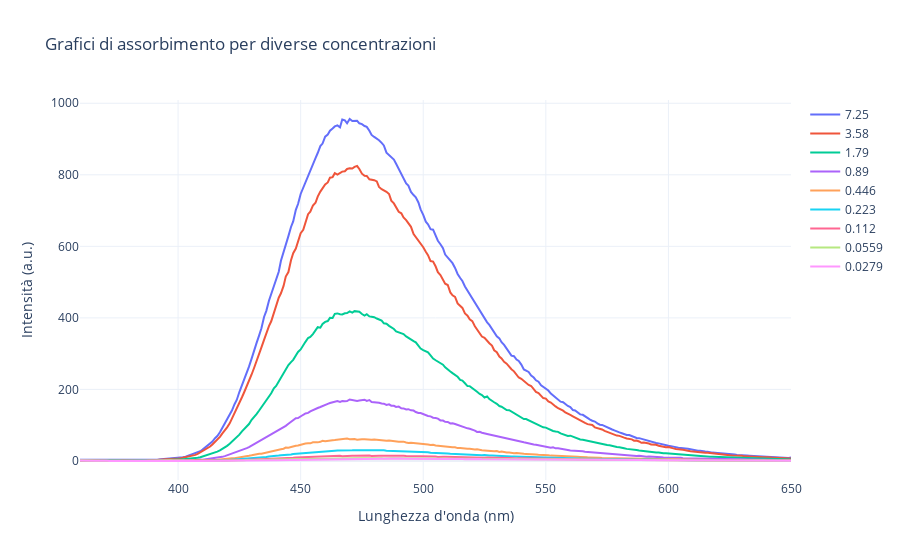

Notebook code for this chart:
### Code cell
#le code sono spaiate da 0 a 10

fig = go.Figure()

# Aggiungi le tracce per ogni concentrazione usando un ciclo
wavelengths = [Wavelength_75, Wavelength_375, Wavelength_1125, Wavelength_05, Wavelength_025, Wavelength_01, Wavelength_005, Wavelength_0025, Wavelength_000125]
corrected_intensities1 = [Intensity_75, Intensity_375, Intensity_1125, Intensity_05, Intensity_025, Intensity_01, Intensity_005, Intensity_0025, Intensity_000125]
labels = [f"{value:.3g}" for value in C_f_reale]

for wavelength,  corrected_intensities1, label in zip(wavelengths,  corrected_intensities1, labels):
    fig.add_trace(go.Scatter(x=wavelength, y= corrected_intensities1, mode='lines', name=label))

# Aggiungi titolo e etichette degli assi
fig.update_layout(
    title='Grafici di assorbimento per diverse concentrazioni',
    xaxis_title='Lunghezza d\'onda (nm)',
    yaxis_title='Intensità (a.u.)',
    template='plotly_white'
)

# Mostra il grafico
fig.show()

### Figure 1 — Plotly figure (JSON) as saved in the notebook; plotly's stock layout.template omitted (floating-point values rounded to 4 significant figures; data arrays with more than 128 entries replaced by an {"elided": "..."} marker saying what was removed)
{"data": [{"mode": "lines", "name": "7.25", "type": "scatter", "x": {"elided": "291 float values"}, "y": {"elided": "291 float values"}}, {"mode": "lines", "name": "3.58", "type": "scatter", "x": {"elided": "291 float values"}, "y": {"elided": "291 float values"}}, {"mode": "lines", "name": "1.79", "type": "scatter", "x": {"elided": "291 float values"}, "y": {"elided": "291 float values"}}, {"mode": "lines", "name": "0.89", "type": "scatter", "x": {"elided": "291 float values"}, "y": {"elided": "291 float values"}}, {"mode": "lines", "name": "0.446", "type": "scatter", "x": {"elided": "291 float values"}, "y": {"elided": "291 float values"}}, {"mode": "lines", "name": "0.223", "type": "scatter", "x": {"elided": "291 float values"}, "y": {"elided": "291 float values"}}, {"mode": "lines", "name": "0.112", "type": "scatter", "x": {"elided": "291 float values"}, "y": {"elided": "291 float values"}}, {"mode": "lines", "name": "0.0559", "type": "scatter", "x": {"elided": "291 float values"}, "y": {"elided": "291 float values"}}, {"mode": "lines", "name": "0.0279", "type": "scatter", "x": {"elided": "291 float values"}, "y": {"elided": "291 float values"}}], "layout": {"autosize": true, "title": {"text": "Grafici di assorbimento per diverse concentrazioni"}, "xaxis": {"autorange": true, "range": [360, 650], "title": {"text": "Lunghezza d'onda (nm)"}, "type": "linear"}, "yaxis": {"autorange": true, "range": [-53.21, 1009.0], "title": {"text": "Intensità (a.u.)"}, "type": "linear"}}}
